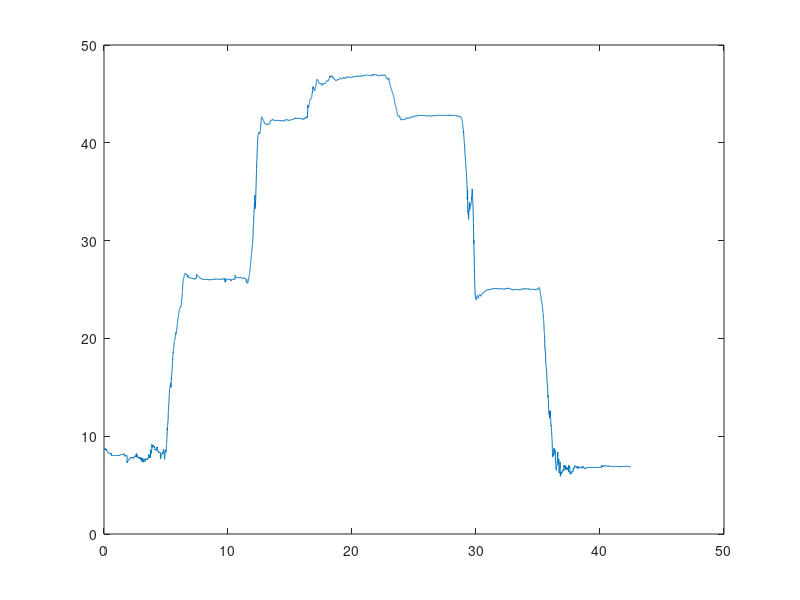

Reproduce this figure in MATLAB.
[tiempo,AkX,AkY] = textread ('angulos.txt', "%f %f %f");
fs=200;
figure(1)

plot(tiempo,AkY)

media1=mean(AkY(1*fs:4*fs))
media2=mean(AkY(7*fs:11*fs))
media3=mean(AkY(13*fs:16*fs))
media4=mean(AkY(18*fs:22*fs))
media5=mean(AkY(24*fs:29*fs))
media6=mean(AkY(31*fs:35*fs))
media7=mean(AkY(39*fs:42*fs))